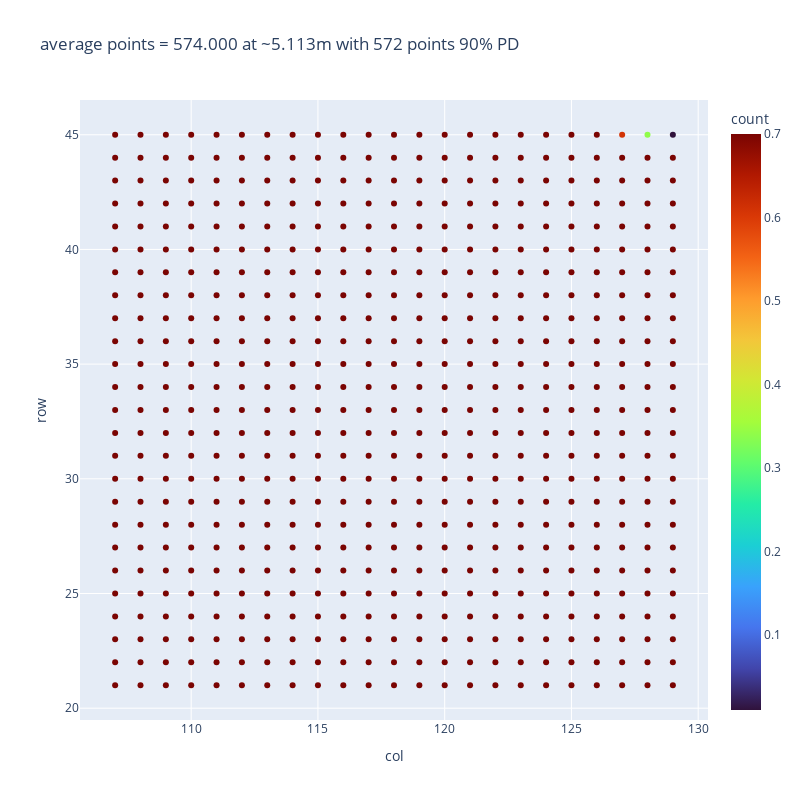

Write notebook code for a chart like this one.
### Markdown cell above
## PD 80%

### Code cell
pd_points = pd_calculation(sensor_viper)
range_readout = sensor_viper.df_all_frames_target['range'].mean()
range_accuracy= ((ground_truth - sensor_viper.df_all_frames_target['range'].mean())**2)**0.5
print('Range Accuracy:', range_accuracy)

### Figure 1 — Plotly figure (JSON) as saved in the notebook; plotly's stock layout.template omitted (floating-point values rounded to 4 significant figures; data arrays with more than 128 entries replaced by an {"elided": "..."} marker saying what was removed)
{"data": [{"hovertemplate": "col=%{x}<br>row=%{y}<br>count=%{marker.color}<extra></extra>", "legendgroup": "", "marker": {"color": {"elided": "575 float values"}, "coloraxis": "coloraxis", "symbol": "circle"}, "mode": "markers", "name": "", "orientation": "v", "showlegend": false, "type": "scatter", "x": {"elided": "575 int values"}, "xaxis": "x", "y": {"elided": "575 int values"}, "yaxis": "y"}], "layout": {"coloraxis": {"colorbar": {"title": {"text": "count"}}, "colorscale": [[0, "#30123b"], [0.07143, "#4145ab"], [0.1429, "#4675ed"], [0.2143, "#39a2fc"], [0.2857, "#1bcfd4"], [0.3571, "#24eca6"], [0.4286, "#61fc6c"], [0.5, "#a4fc3b"], [0.5714, "#d1e834"], [0.6429, "#f3c63a"], [0.7143, "#fe9b2d"], [0.7857, "#f36315"], [0.8571, "#d93806"], [0.9286, "#b11901"], [1, "#7a0402"]]}, "height": 800, "legend": {"tracegroupgap": 0}, "title": {"text": " average points = 574.000 at ~5.113m with 572 points 90% PD"}, "width": 800, "xaxis": {"anchor": "y", "domain": [0, 1], "title": {"text": "col"}}, "yaxis": {"anchor": "x", "domain": [0, 1], "title": {"text": "row"}}}}
